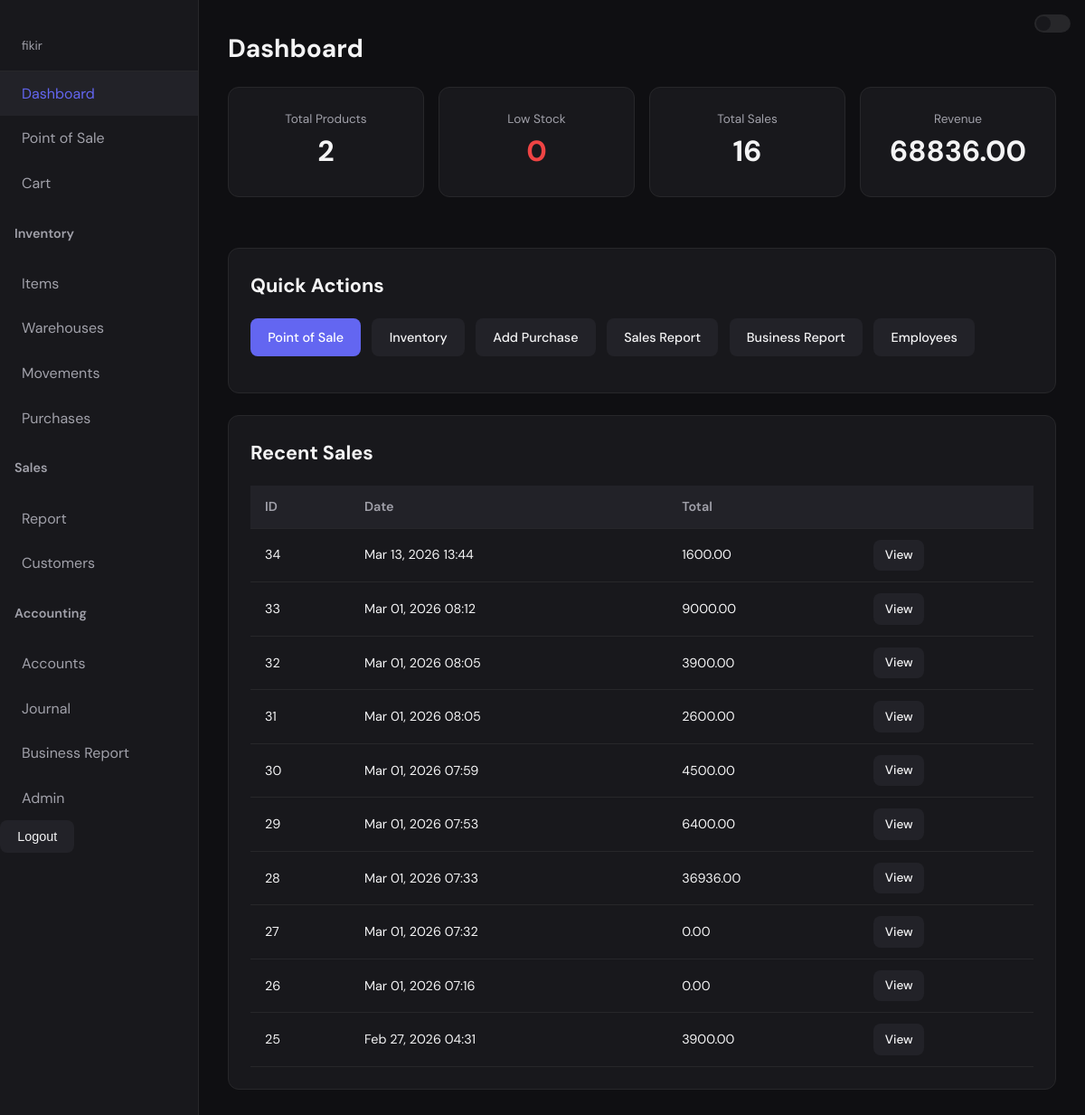
/dashboard/ (signed in), run on the app's committed database.
### sales/models.py (models this page shows, shortened)
class Sale(models.Model):
    PAYMENT_METHOD_CHOICES = [
        ("CASH", "Cash"),
        ("CREDIT", "Credit"),
        ("ATM", "ATM"),
        ("TRANSFER", "Bank Transfer"),
        ("MOBILE", "Mobile Payment"),
        ("OTHER", "Other"),
    ]
    date = models.DateTimeField(auto_now_add=True)
    payment_method = models.CharField(
        max_length=20,
        choices=PAYMENT_METHOD_CHOICES,
        default="CASH",
    )
    total_amount = models.FloatField(default=0)
    customer = models.ForeignKey(
        "sales.Customer",
        null=True,
        blank=True,
        on_delete=models.SET_NULL,
        help_text="Customer who made the purchase",
    )

### core/views.py (the view)
# urls.py: path("dashboard/", dashboard_view, name="dashboard"),
@login_required
def dashboard_view(request):
    total_products = Product.objects.count()
    low_stock_count = sum(1 for p in Product.objects.all() if p.is_low_stock())
    total_sales = Sale.objects.count()
    total_revenue = Sale.objects.aggregate(Sum("total_amount"))["total_amount__sum"] or 0
    recent_sales = Sale.objects.order_by("-date")[:10]
    return render(request, "dashboard.html", {
        "stats": {
            "total_products": total_products,
            "low_stock_count": low_stock_count,
            "total_sales": total_sales,
            "total_revenue": total_revenue,
        },
        "recent_sales": recent_sales,
    })

### inventory/models.py (called while the page is built)
    def is_low_stock(self):
        return self.quantity <= self.LOW_STOCK_THRESHOLD

### templates/dashboard.html (shortened to what this page needs)
{% extends "base.html" %}
{% block content %}
<h1>Dashboard</h1>
<div style="display: grid; grid-template-columns: repeat(auto-fit, minmax(200px, 1fr)); gap: 1rem; margin-bottom: 2rem;">
    <div class="card" style="text-align: center;">
        <div style="font-size: 0.85rem; color: var(--text-muted);">Total Products</div>
        <div style="font-size: 2rem; font-weight: 700;">{{ stats.total_products }}</div>
    </div>
    <div class="card" style="text-align: center;">
        <div style="font-size: 0.85rem; color: var(--text-muted);">Low Stock</div>
        <div style="font-size: 2rem; font-weight: 700; color: var(--error);">{{ stats.low_stock_count }}</div>
    </div>
    <div class="card" style="text-align: center;">
        <div style="font-size: 0.85rem; color: var(--text-muted);">Total Sales</div>
        <div style="font-size: 2rem; font-weight: 700;">{{ stats.total_sales }}</div>
    </div>
    <div class="card" style="text-align: center;">
        <div style="font-size: 0.85rem; color: var(--text-muted);">Revenue</div>
        <div style="font-size: 2rem; font-weight: 700;">{{ stats.total_revenue|floatformat:2 }}</div>
    </div>
</div>
<div class="card">
    <h2>Quick Actions</h2>
    <p>
        <a href="{% url 'pos' %}" class="btn">Point of Sale</a>
        <a href="{% url 'product_list' %}" class="btn btn-secondary" style="margin-left: 0.5rem;">Inventory</a>
        <a href="{% url 'purchase_add' %}" class="btn btn-secondary" style="margin-left: 0.5rem;">Add Purchase</a>
        <a href="{% url 'sales_report' %}" class="btn btn-secondary" style="margin-left: 0.5rem;">Sales Report</a>
        <a href="{% url 'business_report' %}" class="btn btn-secondary" style="margin-left: 0.5rem;">Business Report</a>
        <a href="{% url 'employee_list' %}" class="btn btn-secondary" style="margin-left: 0.5rem;">Employees</a>
    </p>
</div>
{% if recent_sales %}
<div class="card">
    <h2>Recent Sales</h2>
    <table>
        <thead>
            <tr>
                <th>ID</th>
                <th>Date</th>
                <th>Total</th>
                <th></th>
            </tr>
        </thead>
        <tbody>
            {% for sale in recent_sales %}
            <tr>
                <td>{{ sale.id }}</td>
                <td>{{ sale.date|date:"M d, Y H:i" }}</td>
                <td>{{ sale.total_amount|floatformat:2 }}</td>
                <td><a href="{% url 'invoice' sale.id %}" class="btn btn-secondary" style="padding: 0.4rem 0.8rem; font-size: 0.85rem;">View</a></td>
            </tr>
            {% endfor %}
        </tbody>
    </table>
</div>
{% endif %}
{% endblock %}

### templates/base.html (shortened to what this page needs)
<!DOCTYPE html>
<html lang="en">
<head>
</head>
<body>
    <div class="theme-switch-container">
        <label class="switch">
            <span class="slider round"></span>
        </label>
    </div>
    <div class="layout">
        {% if user.is_authenticated %}
        <nav>
            <div class="nav-user">{{ user.get_username }}</div>
            <a href="{% url 'dashboard' %}" class="{% if request.resolver_match.url_name == 'dashboard' %}active{% endif %}">Dashboard</a>
            <a href="{% url 'pos' %}" class="{% if request.resolver_match.url_name == 'pos' %}active{% endif %}">Point of Sale</a>
            <a href="{% url 'cart' %}" class="{% if request.resolver_match.url_name == 'cart' %}active{% endif %}">Cart</a>
            <h4 style="margin-left:1rem; color:var(--text-muted); font-weight:600; font-size:0.9rem;">Inventory</h4>
            <a href="{% url 'product_list' %}" class="{% if request.resolver_match.url_name == 'product_list' or request.resolver_match.url_name == 'import_inventory' %}active{% endif %}">Items</a>
            <a href="{% url 'warehouse_list' %}" class="{% if request.resolver_match.url_name == 'warehouse_list' %}active{% endif %}">Warehouses</a>
            <a href="{% url 'stockmovement_list' %}" class="{% if request.resolver_match.url_name == 'stockmovement_list' %}active{% endif %}">Movements</a>
            <a href="{% url 'purchase_list' %}" class="{% if request.resolver_match.url_name == 'purchase_list' or request.resolver_match.url_name == 'purchase_add' %}active{% endif %}">Purchases</a>
            <h4 style="margin-left:1rem; color:var(--text-muted); font-weight:600; font-size:0.9rem;">Sales</h4>
            <a href="{% url 'sales_report' %}" class="{% if request.resolver_match.url_name == 'sales_report' %}active{% endif %}">Report</a>
            <a href="{% url 'customer_list' %}" class="{% if request.resolver_match.url_name == 'customer_list' %}active{% endif %}">Customers</a>
            <h4 style="margin-left:1rem; color:var(--text-muted); font-weight:600; font-size:0.9rem;">Accounting</h4>
            <a href="{% url 'account_list' %}" class="{% if request.resolver_match.url_name == 'account_list' %}active{% endif %}">Accounts</a>
            <a href="{% url 'journalentry_list' %}" class="{% if request.resolver_match.url_name == 'journalentry_list' %}active{% endif %}">Journal</a>
            <a href="{% url 'business_report' %}" class="{% if request.resolver_match.url_name == 'business_report' %}active{% endif %}">Business Report</a>
            {% if user.is_staff %}
            <a href="/admin/">Admin</a>
            {% endif %}
            <form method="post" action="{% url 'logout' %}" style="margin-top:auto;">
                <button type="submit" class="btn btn-secondary">Logout</button>
            </form>
        </nav>
        {% else %}
        <nav>
            <a href="{% url 'login' %}" class="btn btn-secondary" style="margin:1rem;">Login</a>
        </nav>
        {% endif %}
        <main>
            {% block content %}{% endblock %}
        </main>
    </div>
</body>
</html>

### templates/base.html (style rules this page uses)
.theme-switch-container { position: fixed; top: 1rem; right: 1rem; z-index: 1000; }
.switch { position: relative; display: inline-block; width: 40px; height: 20px; }
.slider { position: absolute; cursor: pointer; top: 0; left: 0; right: 0; bottom: 0; background-color: var(--border); transition: .4s; border-radius: 20px; }
.slider:before { position: absolute; content: ""; height: 16px; width: 16px; left: 2px; bottom: 2px; background-color: var(--bg-card); transition: .4s; border-radius: 50%; }
:root { --bg: #0f0f12; --bg-card: #18181c; --bg-hover: #222228; --accent: #6366f1; --accent-hover: #818cf8; --text: #f4f4f5; --text-muted: #a1a1aa; --border: #27272a; --success: #22c55e; --error: #ef4444; }
* { box-sizing: border-box; }
body { font-family: 'DM Sans', sans-serif; background: var(--bg); color: var(--text); margin: 0; min-height: 100vh; line-height: 1.6; }
.layout { display: flex; min-height: 100vh; }
nav { width: 220px; background: var(--bg-card); border-right: 1px solid var(--border); padding: 1.5rem 0; }
nav a { display: block; padding: 0.75rem 1.5rem; color: var(--text-muted); text-decoration: none; transition: all 0.2s; }
nav a:hover, nav a.active { color: var(--accent); background: var(--bg-hover); }
main { flex: 1; padding: 2rem; max-width: 1200px; margin: 0 auto; }
.card { background: var(--bg-card); border: 1px solid var(--border); border-radius: 12px; padding: 1.5rem; margin-bottom: 1.5rem; }
h1, h2 { margin-top: 0; }
h1 { font-size: 1.75rem; }
h2 { font-size: 1.35rem; color: var(--text); }
table { width: 100%; border-collapse: collapse; font-size: 0.9rem; }
th, td { padding: 0.75rem 1rem; text-align: left; border-bottom: 1px solid var(--border); }
th { background: var(--bg-hover); color: var(--text-muted); font-weight: 600; }
.btn { display: inline-block; padding: 0.6rem 1.2rem; background: var(--accent); color: white; border: none; border-radius: 8px; font-size: 0.9rem; font-weight: 500; cursor: pointer; text-decoration: none; transition: background 0.2s; }
.btn-secondary { background: var(--bg-hover); color: var(--text); }
.nav-user { padding: 1rem 1.5rem; font-size: 0.85rem; color: var(--text-muted); border-bottom: 1px solid var(--border); }

### data on the page
Sale: id "34", date "Mar 13, 2026 13:44", total_amount "1600.00"
Sale: id "33", date "Mar 01, 2026 08:12", total_amount "9000.00"
Sale: id "32", date "Mar 01, 2026 08:05", total_amount "3900.00"
Sale: id "31", date "Mar 01, 2026 08:05", total_amount "2600.00"
Sale: id "30", date "Mar 01, 2026 07:59", total_amount "4500.00"
Sale: id "29", date "Mar 01, 2026 07:53", total_amount "6400.00"
Sale: id "28", date "Mar 01, 2026 07:33", total_amount "36936.00"
Sale: id "27", date "Mar 01, 2026 07:32", total_amount "0.00"
Sale: id "26", date "Mar 01, 2026 07:16", total_amount "0.00"
Sale: id "25", date "Feb 27, 2026 04:31", total_amount "3900.00"

### other printed values
{{ user.get_username }} "fikir"
{{ stats.total_products }} "2"
{{ stats.low_stock_count }} "0"
{{ stats.total_sales }} "16"
{{ stats.total_revenue|floatformat:2 }} "68836.00"
